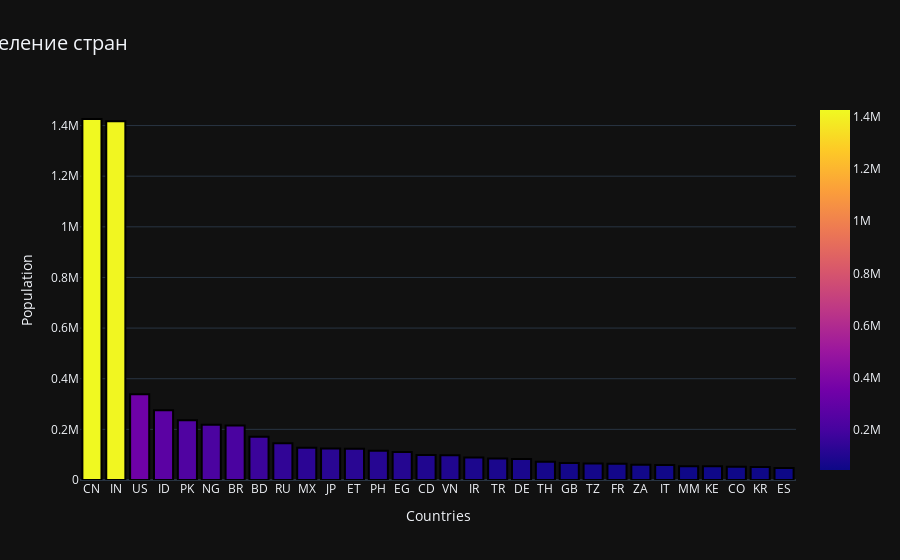

Notebook code cell kept with this figure:
### Code cell
fig = go.Figure()
fig.add_trace(go.Bar(x=data["CCA3"], y=data["2022"],
                     marker=dict(color=data['2022'],coloraxis='coloraxis')))

fig.update_traces(marker_line_color='rgb(0,0,0)',
                  marker_line_width=2)
fig.update_layout(legend_title_text = "Contestant", title='Население стран',  titlefont_size=20, title_xanchor='center')
fig.update_xaxes(title_text="Countries")
fig.update_yaxes(title_text="Population")
fig.show()

### Figure 1 — Plotly figure (JSON) as saved in the notebook; plotly's stock layout.template omitted (floating-point values rounded to 4 significant figures)
{"data": [{"marker": {"color": [1425887, 1417173, 338290, 275501, 235825, 218541, 215313, 171186, 144713, 127504, 123952, 123380, 115559, 110990, 99010, 98187, 88551, 85341, 83370, 71697, 67509, 65498, 64627, 59894, 59037, 54179, 54027, 51874, 51816, 47559], "coloraxis": "coloraxis", "line": {"color": "rgb(0,0,0)", "width": 2}}, "type": "bar", "x": ["CN", "IN", "US", "ID", "PK", "NG", "BR", "BD", "RU", "MX", "JP", "ET", "PH", "EG", "CD", "VN", "IR", "TR", "DE", "TH", "GB", "TZ", "FR", "ZA", "IT", "MM", "KE", "CO", "KR", "ES"], "y": [1425887, 1417173, 338290, 275501, 235825, 218541, 215313, 171186, 144713, 127504, 123952, 123380, 115559, 110990, 99010, 98187, 88551, 85341, 83370, 71697, 67509, 65498, 64627, 59894, 59037, 54179, 54027, 51874, 51816, 47559]}], "layout": {"legend": {"title": {"text": "Contestant"}}, "title": {"font": {"size": 20}, "text": "Население стран", "xanchor": "center"}, "xaxis": {"title": {"text": "Countries"}}, "yaxis": {"title": {"text": "Population"}}}}
